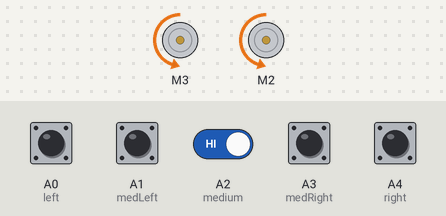
Bench run of a sketch on a simulated Arduino Uno, built with avr-gcc and run on an emulated ATmega328P. On the bench: 2 × DC motor (green arrow = forward, orange = backward, longer = faster). The test bench sets the inputs (shaded band); at power-on: A0 (left), A1 (medLeft), A2 (medium), A3 (medRight), A4 (right) HIGH.

Above: at 1.2 s.
1.3 s: A0 (left) pulled LOW for 0.15 s
At 1.37 s:
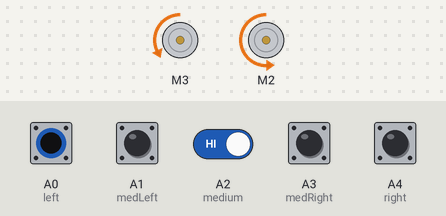
2.9 s: A1 (medLeft) pulled LOW for 0.15 s
At 3.7 s:
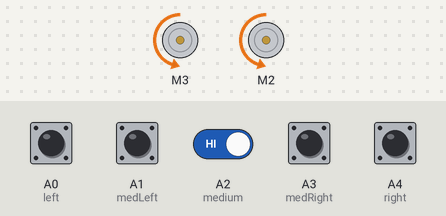
4.5 s: A3 (medRight) pulled LOW for 0.15 s
At 4.57 s:
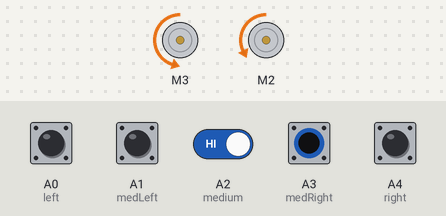
6.1 s: A4 (right) pulled LOW for 0.15 s
At 7.3 s:
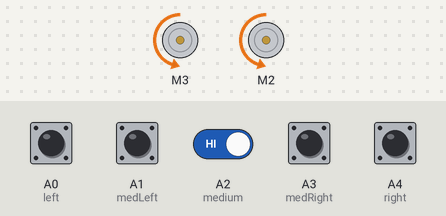
7.7 s: A0 (left) driven LOW and A2 (medium) driven LOW
At 9.0 s:
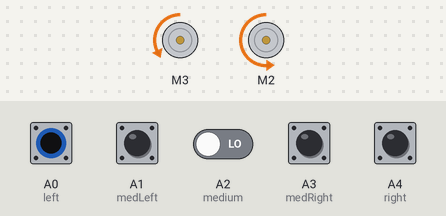
10.7 s: A1 (medLeft) pulled LOW for 1 s
At 11.5 s:
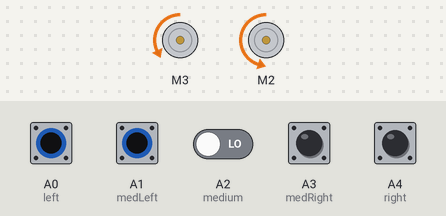
Timing chart, 0 to 13.7 s (numbered marks = the images above; inputs shaded):
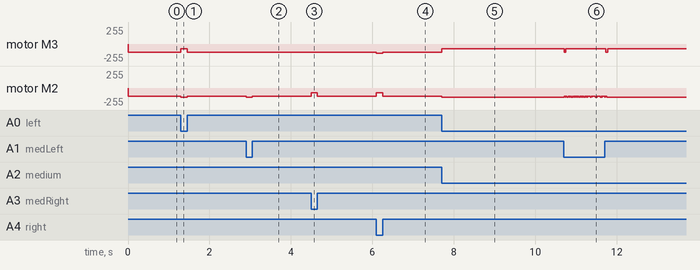

The sketch:

LineFOLLOWER_5_Sensor.ino
```cpp
#include <AFMotor.h>
int pwm = 120;      //speed that the motor follows
int vl = pwm + 20;  //acceleration
int vh = pwm - 50;  //deceleration

#define left A0
#define medLeft A1
#define medium A2
#define medRight A3
#define right A4

AF_DCMotor motorL(3, MOTOR12_1KHZ);
AF_DCMotor motorD(2, MOTOR12_1KHZ);

void setup() {
  pinMode(left, INPUT);
  pinMode(medLeft, INPUT);
  pinMode(medium, INPUT);
  pinMode(medRight, INPUT);
  pinMode(right, INPUT);
}

void loop() {
  int valueLeft = digitalRead(left);
  int valueMLeft = digitalRead(medLeft);
  int valueMedium = digitalRead(medium);
  int valueMRight = digitalRead(medRight);
  int valueRight = digitalRead(right);

  //line detected by sensor medium
  if (valueMedium == 0) {
    motorL.run(BACKWARD);
    motorL.setSpeed(pwm);
    motorD.run(BACKWARD);
    motorD.setSpeed(pwm);
  }

  //line detected by sensor mediumLeft, medium, mediumRight
  if (valueMLeft == 0 && valueMedium == 0 && valueMRight == 0) {
    motorL.run(BACKWARD);
    motorL.setSpeed(pwm);
    motorD.run(BACKWARD);
    motorD.setSpeed(pwm);
  }

  //line detected by left sensor
  if (valueLeft == 0) {
    motorL.run(BACKWARD);
    motorL.setSpeed(vh);
    motorD.run(BACKWARD);
    motorD.setSpeed(vl);
  }

  //line detected by leftMedium sensor
  if (valueMLeft == 0) {
    //turn left
    motorL.run(BACKWARD);
    motorL.setSpeed(pwm);
    motorD.run(BACKWARD);
    motorD.setSpeed(vl);
  }

  //line detected by mediumRight sensor
  if (valueMRight == 0) {
    //turn rigth
    motorL.run(BACKWARD);
    motorL.setSpeed(pwm);
    motorD.run(BACKWARD);
    motorD.setSpeed(vh);
  }

  //line detected by Right sensor
  if (valueRight == 0) {
    //turn rigth
    motorL.run(BACKWARD);
    motorL.setSpeed(vl);
    motorD.run(BACKWARD);
    motorD.setSpeed(vh);
  }

  if (valueLeft == 0 && valueMLeft == 0) {
    //turn left
    motorL.run(BACKWARD);
    motorL.setSpeed(vh);
    motorD.run(BACKWARD);
    motorD.setSpeed(vl);
  }

  if (valueLeft == 0 && valueMLeft == 0 && valueMedium == 0) {
    //turn rigth
    motorL.run(BACKWARD);
    motorL.setSpeed(vh);
    motorD.run(BACKWARD);
    motorD.setSpeed(pwm);
  }

  if (valueRight == 0 && valueMRight == 0) {
    //turn rigth
    motorL.run(BACKWARD);
    motorL.setSpeed(vl);
    motorD.run(BACKWARD);
    motorD.setSpeed(vh);
  }

  if (valueRight == 0 && valueMRight == 0 && valueMedium == 0) {
    //turn rigth
    motorL.run(BACKWARD);
    motorL.setSpeed(pwm);
    motorD.run(BACKWARD);
    motorD.setSpeed(vh);
  }

  //line detected by none
  if (valueLeft == 1 && valueMLeft == 1 && valueMedium == 1 && valueMRight == 1 && valueRight == 1) {
    motorL.run(BACKWARD);
    motorL.setSpeed(pwm);
    motorD.run(BACKWARD);
    motorD.setSpeed(pwm);
  }
}
```

Measured:
- after the input at 1.3 s, motor M3: backward 120/255 → backward 70/255 at once, → backward 120/255 0.15 s later; motor M2: backward 120/255 → backward 140/255 at once, → backward 120/255 0.15 s later
- after the input at 2.9 s, motor M2: backward 120/255 → backward 140/255 at once, → backward 120/255 0.15 s later
- after the input at 4.5 s, motor M2: backward 120/255 → backward 70/255 at once, → backward 120/255 0.15 s later
- after the input at 6.1 s, motor M3: backward 120/255 → backward 140/255 at once, → backward 120/255 0.15 s later; motor M2: backward 120/255 → backward 70/255 at once, → backward 120/255 0.15 s later
- after the input at 7.7 s, motor M3: backward 120/255 → backward 70/255 at once; motor M2: backward 120/255 → backward 140/255 at once
- after the input at 10.7 s, motor M3: alternates backward 120/255 for 0.04 s and backward 70/255 for 0.98 s, 4 changes in all, then stays backward 70/255, starting at once; motor M2: alternates backward 140/255 for 0.02 s and backward 120/255 for 0.02 s, 44 changes in all, then stays backward 140/255, starting at once
